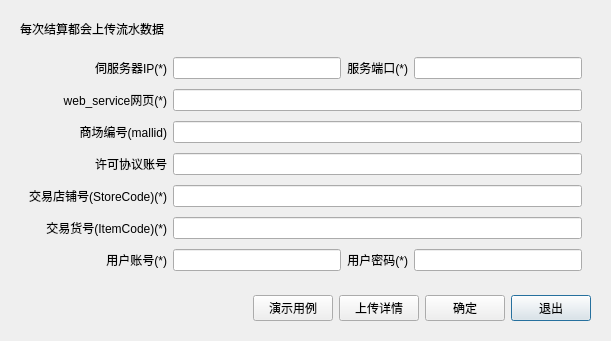
<?xml version="1.0" encoding="UTF-8"?>
<ui version="4.0">
 <class>w_sys_manage_outer_pay_set_kechuan</class>
 <widget class="QDialog" name="w_sys_manage_outer_pay_set_kechuan">
  <property name="geometry">
   <rect>
    <x>0</x>
    <y>0</y>
    <width>611</width>
    <height>341</height>
   </rect>
  </property>
  <property name="windowTitle">
   <string>Dialog</string>
  </property>
  <layout class="QVBoxLayout" name="verticalLayout">
   <item>
    <widget class="QFrame" name="frame_kechuanup">
     <layout class="QGridLayout" name="gridLayout_4" rowstretch="0,1,0">
      <item row="2" column="5">
       <widget class="lds_toolbar_button" name="pushButton_exit">
        <property name="text">
         <string>退出</string>
        </property>
        <property name="outer_stylesheet" stdset="0">
         <string>pushbutton</string>
        </property>
       </widget>
      </item>
      <item row="2" column="3">
       <widget class="lds_toolbar_button" name="pushButton_detail">
        <property name="text">
         <string>上传详情</string>
        </property>
        <property name="outer_stylesheet" stdset="0">
         <string>pushbutton</string>
        </property>
       </widget>
      </item>
      <item row="1" column="0" colspan="6">
       <widget class="QFrame" name="frame_kechuan">
        <property name="outer_stylesheet" stdset="0">
         <string>frame_detail_show</string>
        </property>
        <layout class="QGridLayout" name="gridLayout_3">
         <item row="0" column="0">
          <widget class="QLabel" name="label_26">
           <property name="text">
            <string>伺服务器IP(*)</string>
           </property>
           <property name="alignment">
            <set>Qt::AlignRight|Qt::AlignTrailing|Qt::AlignVCenter</set>
           </property>
          </widget>
         </item>
         <item row="0" column="1">
          <widget class="QLineEdit" name="njgj_ip"/>
         </item>
         <item row="0" column="2">
          <widget class="QLabel" name="label_29">
           <property name="text">
            <string>服务端口(*)</string>
           </property>
           <property name="alignment">
            <set>Qt::AlignRight|Qt::AlignTrailing|Qt::AlignVCenter</set>
           </property>
          </widget>
         </item>
         <item row="0" column="3">
          <widget class="QLineEdit" name="njgj_port"/>
         </item>
         <item row="1" column="0">
          <widget class="QLabel" name="label_30">
           <property name="text">
            <string>web_service网页(*)</string>
           </property>
           <property name="alignment">
            <set>Qt::AlignRight|Qt::AlignTrailing|Qt::AlignVCenter</set>
           </property>
          </widget>
         </item>
         <item row="2" column="1" colspan="3">
          <widget class="QLineEdit" name="njgj_mallid"/>
         </item>
         <item row="1" column="1" colspan="3">
          <widget class="QLineEdit" name="njgj_web"/>
         </item>
         <item row="2" column="0">
          <widget class="QLabel" name="label_31">
           <property name="text">
            <string>商场编号(mallid)</string>
           </property>
           <property name="alignment">
            <set>Qt::AlignRight|Qt::AlignTrailing|Qt::AlignVCenter</set>
           </property>
          </widget>
         </item>
         <item row="3" column="1" colspan="3">
          <widget class="QLineEdit" name="njgj_license_agreement"/>
         </item>
         <item row="3" column="0">
          <widget class="QLabel" name="label_36">
           <property name="text">
            <string>许可协议账号</string>
           </property>
           <property name="alignment">
            <set>Qt::AlignRight|Qt::AlignTrailing|Qt::AlignVCenter</set>
           </property>
          </widget>
         </item>
         <item row="4" column="1" colspan="3">
          <widget class="QLineEdit" name="njgj_storecode"/>
         </item>
         <item row="4" column="0">
          <widget class="QLabel" name="label_32">
           <property name="text">
            <string>交易店铺号(StoreCode)(*)</string>
           </property>
           <property name="alignment">
            <set>Qt::AlignRight|Qt::AlignTrailing|Qt::AlignVCenter</set>
           </property>
          </widget>
         </item>
         <item row="5" column="1" colspan="3">
          <widget class="QLineEdit" name="njgj_itemcode"/>
         </item>
         <item row="5" column="0">
          <widget class="QLabel" name="label_33">
           <property name="text">
            <string>交易货号(ItemCode)(*)</string>
           </property>
           <property name="alignment">
            <set>Qt::AlignRight|Qt::AlignTrailing|Qt::AlignVCenter</set>
           </property>
          </widget>
         </item>
         <item row="6" column="1">
          <widget class="QLineEdit" name="njgj_username"/>
         </item>
         <item row="6" column="0">
          <widget class="QLabel" name="label_34">
           <property name="text">
            <string>用户账号(*)</string>
           </property>
           <property name="alignment">
            <set>Qt::AlignRight|Qt::AlignTrailing|Qt::AlignVCenter</set>
           </property>
          </widget>
         </item>
         <item row="6" column="3">
          <widget class="QLineEdit" name="njgj_password">
           <property name="echoMode">
            <enum>QLineEdit::Password</enum>
           </property>
          </widget>
         </item>
         <item row="6" column="2">
          <widget class="QLabel" name="label_35">
           <property name="text">
            <string>用户密码(*)</string>
           </property>
           <property name="alignment">
            <set>Qt::AlignRight|Qt::AlignTrailing|Qt::AlignVCenter</set>
           </property>
          </widget>
         </item>
        </layout>
       </widget>
      </item>
      <item row="0" column="0" colspan="6">
       <widget class="QLabel" name="label_39">
        <property name="text">
         <string>每次结算都会上传流水数据</string>
        </property>
       </widget>
      </item>
      <item row="2" column="2">
       <widget class="lds_toolbar_button" name="pushButton_example">
        <property name="styleSheet">
         <string notr="true"/>
        </property>
        <property name="text">
         <string>演示用例</string>
        </property>
        <property name="outer_stylesheet" stdset="0">
         <string>pushbutton</string>
        </property>
       </widget>
      </item>
      <item row="2" column="1">
       <spacer name="horizontalSpacer">
        <property name="orientation">
         <enum>Qt::Horizontal</enum>
        </property>
        <property name="sizeHint" stdset="0">
         <size>
          <width>40</width>
          <height>20</height>
         </size>
        </property>
       </spacer>
      </item>
      <item row="2" column="4">
       <widget class="lds_toolbar_button" name="pushButton_ok">
        <property name="text">
         <string>确定</string>
        </property>
        <property name="outer_stylesheet" stdset="0">
         <string>pushbutton</string>
        </property>
       </widget>
      </item>
     </layout>
    </widget>
   </item>
  </layout>
 </widget>
 <customwidgets>
  <customwidget>
   <class>lds_toolbar_button</class>
   <extends>QPushButton</extends>
   <header>lds_toolbar_button.h</header>
  </customwidget>
 </customwidgets>
 <resources/>
 <connections/>
</ui>
